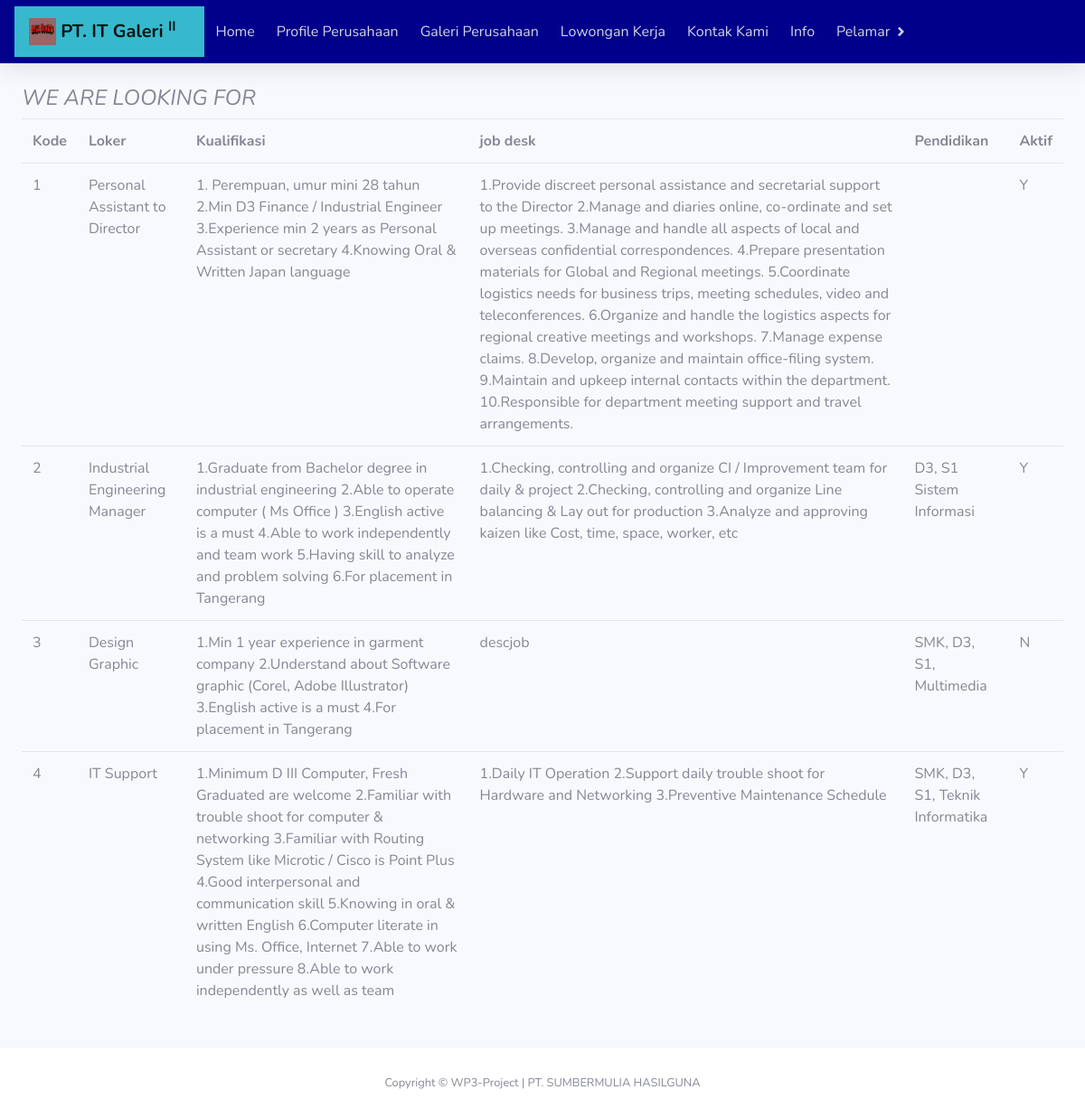
The page /index.php/home/lowongan on the database its author committed.
### tables this page shows
CREATE TABLE `loker` (
  `kd_loker` int(11) NOT NULL,
  `judul_loker` varchar(56) NOT NULL,
  `kualifikasi` text NOT NULL,
  `job_desk` text NOT NULL,
  `pendidikan` varchar(128) NOT NULL,
  `tgl_tayang` date NOT NULL,
  `tgl_berakhir` date NOT NULL,
  `aktif` enum('Y','N') NOT NULL
);

### application/controllers/home.php (called while the page is built, shortened)
<?php
class Home extends CI_Controller
{
	public function lowongan()
	{
		$user = $this->ModelUser->cekData(['email' => $this->session->userdata('email')])->row_array();
		$data['loker'] = $this->db->get_where('loker')->result_array();
		$data['user'] = $user['name'];
		$this->load->view('template/user/header', $data);
		$this->load->view('template/user/topbar', $data);
		$this->load->view('lowongan');
		$this->load->view('template/user/footer');
	}
}

### index.php (called while the page is built, shortened)
<?php
require_once BASEPATH.'core/CodeIgniter.php';

### application/views/lowongan.php (the view, shortened to what this page needs)
<div class="container-fluid">
  <h4 class="display-6"><i>WE ARE LOOKING FOR</i></h4>
	<table class="table table-hover">
   <tr>
     <th>Kode</th>
     <th>Loker</th>
     <th>Kualifikasi</th>
     <th>job desk</th>
     <th>Pendidikan</th>
     <th>Aktif</th>
   </tr>
    <?php
    foreach ($loker as $l) {
    ?>
   <tr>
     <td><?= $l['kd_loker'] ?></td>
     <td><?= $l['judul_loker'] ?></td>
     <td><?= $l['kualifikasi'] ?></td>
     <td><?= $l['job_desk'] ?></td>
     <td><?= $l['pendidikan'] ?></td>
     <td><?= $l['aktif'] ?></td>
   </tr>
  <?php } ?>
  </table>
<br>
</div>
</div>

### rows shown on the page
loker: kd_loker "1", judul_loker "Personal Assistant to Director", kualifikasi "1. Perempuan, umur mini 28 tahun 2.Min D3 Finance / Industrial Engineer 3.Experience min 2 years as Personal Assistant or secretary 4.Knowing Oral & Written Japan language", job_desk "1.Provide discreet personal assistance and secretarial support to the Director 2.Manage and diaries online, co-ordinate and set up meetings. 3.Manage and handle all aspects of local and overseas confidential correspondences. 4.Prepare presentation materials for Global and Regional meetings. 5.Coordinate logistics needs for business trips, meeting schedules, video and teleconferences. 6.Organize and handle the logistics aspects for regional creative meetings and workshops. 7.Manage expense claims. 8.Develop, organize and maintain office-filing system. 9.Maintain and upkeep internal contacts within the department. 10.Responsible for department meeting support and travel arrangements.", aktif "Y"
loker: kd_loker "2", judul_loker "Industrial Engineering Manager", kualifikasi "1.Graduate from Bachelor degree in industrial engineering 2.Able to operate computer ( Ms Office ) 3.English active is a must 4.Able to work independently and team work 5.Having skill to analyze and problem solving 6.For placement in Tangerang", job_desk "1.Checking, controlling and organize CI / Improvement team for daily & project 2.Checking, controlling and organize Line balancing & Lay out for production 3.Analyze and approving kaizen like Cost, time, space, worker, etc", pendidikan "D3, S1 Sistem Informasi", aktif "Y"
loker: kd_loker "3", judul_loker "Design Graphic", kualifikasi "1.Min 1 year experience in garment company 2.Understand about Software graphic (Corel, Adobe Illustrator) 3.English active is a must 4.For placement in Tangerang", job_desk "descjob", pendidikan "SMK, D3, S1, Multimedia", aktif "N"
loker: kd_loker "4", judul_loker "IT Support", kualifikasi "1.Minimum D III Computer, Fresh Graduated are welcome 2.Familiar with trouble shoot for computer & networking 3.Familiar with Routing System like Microtic / Cisco is Point Plus 4.Good interpersonal and communication skill 5.Knowing in oral & written English 6.Computer literate in using Ms. Office, Internet 7.Able to work under pressure 8.Able to work independently as well as team", job_desk "1.Daily IT Operation 2.Support daily trouble shoot for Hardware and Networking 3.Preventive Maintenance Schedule", pendidikan "SMK, D3, S1, Teknik Informatika", aktif "Y"
